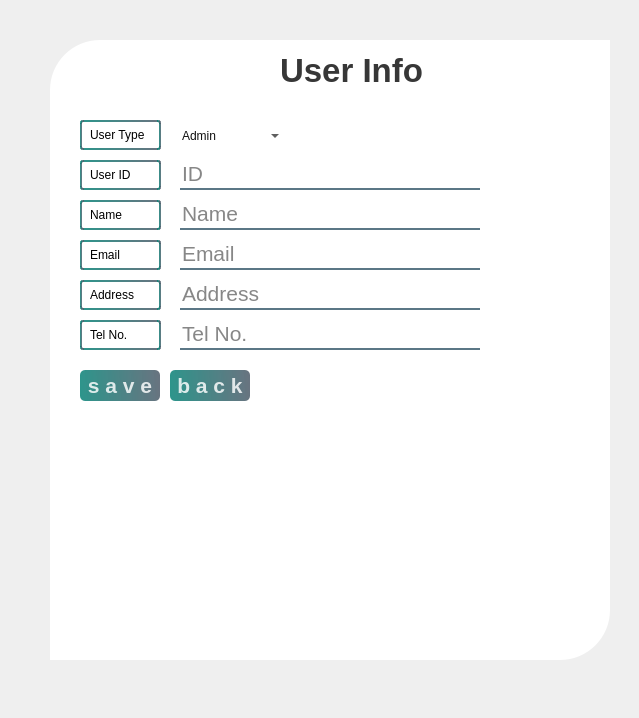
<?xml version="1.0" encoding="UTF-8"?>
<ui version="4.0">
 <class>Dialog</class>
 <widget class="QDialog" name="Dialog">
  <property name="geometry">
   <rect>
    <x>0</x>
    <y>0</y>
    <width>639</width>
    <height>718</height>
   </rect>
  </property>
  <property name="windowTitle">
   <string>Dialog</string>
  </property>
  <widget class="QWidget" name="widget" native="true">
   <property name="geometry">
    <rect>
     <x>30</x>
     <y>30</y>
     <width>600</width>
     <height>650</height>
    </rect>
   </property>
   <widget class="QLabel" name="pageTitle">
    <property name="geometry">
     <rect>
      <x>250</x>
      <y>20</y>
      <width>161</width>
      <height>40</height>
     </rect>
    </property>
    <property name="font">
     <font>
      <pointsize>25</pointsize>
      <bold>true</bold>
     </font>
    </property>
    <property name="styleSheet">
     <string notr="true">color:rgba(0, 0, 0, 200);</string>
    </property>
    <property name="text">
     <string>User Info</string>
    </property>
   </widget>
   <widget class="QLabel" name="userTypeIdLabel">
    <property name="geometry">
     <rect>
      <x>50</x>
      <y>130</y>
      <width>81</width>
      <height>30</height>
     </rect>
    </property>
    <property name="styleSheet">
     <string notr="true">border: 2px solid qlineargradient(spread:pad, x1:0, y1:0.505682, x2:1, y2:0.477, stop:0 rgba(11, 131, 120, 219), stop:1 rgba(85, 98, 112, 226));
padding: 5px;
border-radius: 3px;
opacity: 200;</string>
    </property>
    <property name="text">
     <string>User ID</string>
    </property>
   </widget>
   <widget class="QLabel" name="nameLabel">
    <property name="geometry">
     <rect>
      <x>50</x>
      <y>170</y>
      <width>81</width>
      <height>30</height>
     </rect>
    </property>
    <property name="styleSheet">
     <string notr="true">border: 2px solid qlineargradient(spread:pad, x1:0, y1:0.505682, x2:1, y2:0.477, stop:0 rgba(11, 131, 120, 219), stop:1 rgba(85, 98, 112, 226));
padding: 5px;
border-radius: 3px;
opacity: 200;</string>
    </property>
    <property name="text">
     <string>Name</string>
    </property>
   </widget>
   <widget class="QLabel" name="telLabel">
    <property name="geometry">
     <rect>
      <x>50</x>
      <y>290</y>
      <width>81</width>
      <height>30</height>
     </rect>
    </property>
    <property name="styleSheet">
     <string notr="true">border: 2px solid qlineargradient(spread:pad, x1:0, y1:0.505682, x2:1, y2:0.477, stop:0 rgba(11, 131, 120, 219), stop:1 rgba(85, 98, 112, 226));
padding: 5px;
border-radius: 3px;
opacity: 200;</string>
    </property>
    <property name="text">
     <string>Tel No.</string>
    </property>
   </widget>
   <widget class="QLabel" name="addressLabel">
    <property name="geometry">
     <rect>
      <x>50</x>
      <y>250</y>
      <width>81</width>
      <height>30</height>
     </rect>
    </property>
    <property name="styleSheet">
     <string notr="true">border: 2px solid qlineargradient(spread:pad, x1:0, y1:0.505682, x2:1, y2:0.477, stop:0 rgba(11, 131, 120, 219), stop:1 rgba(85, 98, 112, 226));
padding: 5px;
border-radius: 3px;
opacity: 200;</string>
    </property>
    <property name="text">
     <string>Address</string>
    </property>
   </widget>
   <widget class="QLabel" name="emailLabel">
    <property name="geometry">
     <rect>
      <x>50</x>
      <y>210</y>
      <width>81</width>
      <height>30</height>
     </rect>
    </property>
    <property name="styleSheet">
     <string notr="true">border: 2px solid qlineargradient(spread:pad, x1:0, y1:0.505682, x2:1, y2:0.477, stop:0 rgba(11, 131, 120, 219), stop:1 rgba(85, 98, 112, 226));
padding: 5px;
border-radius: 3px;
opacity: 200;</string>
    </property>
    <property name="text">
     <string>Email</string>
    </property>
   </widget>
   <widget class="QLineEdit" name="idLine">
    <property name="geometry">
     <rect>
      <x>150</x>
      <y>130</y>
      <width>300</width>
      <height>30</height>
     </rect>
    </property>
    <property name="font">
     <font>
      <pointsize>16</pointsize>
     </font>
    </property>
    <property name="styleSheet">
     <string notr="true">background-color:rgba(0, 0, 0, 0);
border:none;
border-bottom:2px solid rgba(46, 82, 101, 200);
color:rgba(0, 0, 0, 240);
padding-bottom:1px;
</string>
    </property>
    <property name="placeholderText">
     <string>ID</string>
    </property>
   </widget>
   <widget class="QLineEdit" name="nameLine">
    <property name="geometry">
     <rect>
      <x>150</x>
      <y>170</y>
      <width>300</width>
      <height>30</height>
     </rect>
    </property>
    <property name="font">
     <font>
      <pointsize>16</pointsize>
     </font>
    </property>
    <property name="styleSheet">
     <string notr="true">background-color:rgba(0, 0, 0, 0);
border:none;
border-bottom:2px solid rgba(46, 82, 101, 200);
color:rgba(0, 0, 0, 240);
padding-bottom:1px;
</string>
    </property>
    <property name="text">
     <string/>
    </property>
    <property name="placeholderText">
     <string>Name</string>
    </property>
   </widget>
   <widget class="QLineEdit" name="telLine">
    <property name="geometry">
     <rect>
      <x>150</x>
      <y>290</y>
      <width>300</width>
      <height>30</height>
     </rect>
    </property>
    <property name="font">
     <font>
      <pointsize>16</pointsize>
     </font>
    </property>
    <property name="styleSheet">
     <string notr="true">background-color:rgba(0, 0, 0, 0);
border:none;
border-bottom:2px solid rgba(46, 82, 101, 200);
color:rgba(0, 0, 0, 240);
padding-bottom:1px;
</string>
    </property>
    <property name="text">
     <string/>
    </property>
    <property name="placeholderText">
     <string>Tel No.</string>
    </property>
   </widget>
   <widget class="QLineEdit" name="addressLine">
    <property name="geometry">
     <rect>
      <x>150</x>
      <y>250</y>
      <width>300</width>
      <height>30</height>
     </rect>
    </property>
    <property name="font">
     <font>
      <pointsize>16</pointsize>
     </font>
    </property>
    <property name="styleSheet">
     <string notr="true">background-color:rgba(0, 0, 0, 0);
border:none;
border-bottom:2px solid rgba(46, 82, 101, 200);
color:rgba(0, 0, 0, 240);
padding-bottom:1px;
</string>
    </property>
    <property name="text">
     <string/>
    </property>
    <property name="placeholderText">
     <string>Address</string>
    </property>
   </widget>
   <widget class="QLineEdit" name="emailLine">
    <property name="geometry">
     <rect>
      <x>150</x>
      <y>210</y>
      <width>300</width>
      <height>30</height>
     </rect>
    </property>
    <property name="font">
     <font>
      <pointsize>16</pointsize>
     </font>
    </property>
    <property name="styleSheet">
     <string notr="true">background-color:rgba(0, 0, 0, 0);
border:none;
border-bottom:2px solid rgba(46, 82, 101, 200);
color:rgba(0, 0, 0, 240);
padding-bottom:1px;
</string>
    </property>
    <property name="text">
     <string/>
    </property>
    <property name="placeholderText">
     <string>Email</string>
    </property>
   </widget>
   <widget class="QPushButton" name="saveButton">
    <property name="geometry">
     <rect>
      <x>50</x>
      <y>340</y>
      <width>80</width>
      <height>31</height>
     </rect>
    </property>
    <property name="font">
     <font>
      <pointsize>16</pointsize>
      <bold>true</bold>
     </font>
    </property>
    <property name="styleSheet">
     <string notr="true">QPushButton#saveButton{
	background-color: qlineargradient(spread:pad, x1:0, y1:0.505682, x2:1, y2:0.477, stop:0 rgba(11, 131, 120, 219), stop:1 rgba(85, 98, 112, 226));
	color:rgba(255, 255, 255, 210);
	border-radius:5px;
}

QPushButton#saveButton:hover{
	background-color: qlineargradient(spread:pad, x1:0, y1:0.505682, x2:1, y2:0.477, stop:0 rgba(150, 123, 111, 219), stop:1 rgba(85, 81, 84, 226));
}

QPushButton#saveButton:pressed{
	padding-left:5px;
	padding-top:5px;
	background-color:rgba(150, 123, 111, 255);
}</string>
    </property>
    <property name="text">
     <string>s a v e</string>
    </property>
   </widget>
   <widget class="QPushButton" name="backButton">
    <property name="geometry">
     <rect>
      <x>140</x>
      <y>340</y>
      <width>80</width>
      <height>31</height>
     </rect>
    </property>
    <property name="font">
     <font>
      <pointsize>16</pointsize>
      <bold>true</bold>
     </font>
    </property>
    <property name="styleSheet">
     <string notr="true">QPushButton#backButton{
	background-color: qlineargradient(spread:pad, x1:0, y1:0.505682, x2:1, y2:0.477, stop:0 rgba(11, 131, 120, 219), stop:1 rgba(85, 98, 112, 226));
	color:rgba(255, 255, 255, 210);
	border-radius:5px;
}

QPushButton#backButton:hover{
	background-color: qlineargradient(spread:pad, x1:0, y1:0.505682, x2:1, y2:0.477, stop:0 rgba(150, 123, 111, 219), stop:1 rgba(85, 81, 84, 226));
}

QPushButton#backButton:pressed{
	padding-left:5px;
	padding-top:5px;
	background-color:rgba(150, 123, 111, 255);
}</string>
    </property>
    <property name="text">
     <string>b a c k</string>
    </property>
   </widget>
   <widget class="QLabel" name="userTypeIdLabel_2">
    <property name="geometry">
     <rect>
      <x>50</x>
      <y>90</y>
      <width>81</width>
      <height>30</height>
     </rect>
    </property>
    <property name="styleSheet">
     <string notr="true">border: 2px solid qlineargradient(spread:pad, x1:0, y1:0.505682, x2:1, y2:0.477, stop:0 rgba(11, 131, 120, 219), stop:1 rgba(85, 98, 112, 226));
padding: 5px;
border-radius: 3px;
opacity: 200;</string>
    </property>
    <property name="text">
     <string>User Type</string>
    </property>
   </widget>
   <widget class="QComboBox" name="userMenu">
    <property name="geometry">
     <rect>
      <x>150</x>
      <y>90</y>
      <width>103</width>
      <height>32</height>
     </rect>
    </property>
    <property name="autoFillBackground">
     <bool>false</bool>
    </property>
    <property name="styleSheet">
     <string notr="true">background-color:rgba(0, 0, 0, 0);
border:none;
color:rgba(0, 0, 0, 240);
padding-bottom:1px;</string>
    </property>
    <property name="inputMethodHints">
     <set>Qt::ImhNone</set>
    </property>
    <property name="editable">
     <bool>true</bool>
    </property>
    <property name="currentText">
     <string>Admin</string>
    </property>
    <item>
     <property name="text">
      <string>Admin</string>
     </property>
    </item>
    <item>
     <property name="text">
      <string>Patient</string>
     </property>
    </item>
    <item>
     <property name="text">
      <string>Doctor</string>
     </property>
    </item>
    <item>
     <property name="text">
      <string>Pharmacist</string>
     </property>
    </item>
   </widget>
   <widget class="QLabel" name="whiteBackground">
    <property name="geometry">
     <rect>
      <x>20</x>
      <y>10</y>
      <width>560</width>
      <height>620</height>
     </rect>
    </property>
    <property name="styleSheet">
     <string notr="true">background-color:rgba(255, 255, 255, 255);
border-top-left-radius: 50px;
border-bottom-right-radius: 50px;</string>
    </property>
    <property name="text">
     <string/>
    </property>
   </widget>
   <zorder>whiteBackground</zorder>
   <zorder>pageTitle</zorder>
   <zorder>userTypeIdLabel</zorder>
   <zorder>nameLabel</zorder>
   <zorder>telLabel</zorder>
   <zorder>addressLabel</zorder>
   <zorder>emailLabel</zorder>
   <zorder>idLine</zorder>
   <zorder>nameLine</zorder>
   <zorder>telLine</zorder>
   <zorder>addressLine</zorder>
   <zorder>emailLine</zorder>
   <zorder>saveButton</zorder>
   <zorder>backButton</zorder>
   <zorder>userTypeIdLabel_2</zorder>
   <zorder>userMenu</zorder>
  </widget>
 </widget>
 <resources/>
 <connections/>
</ui>
